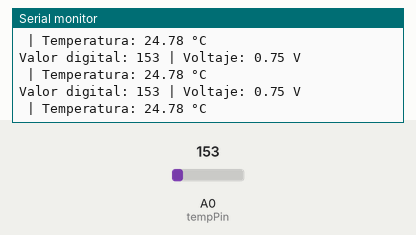
The sketch below on a simulated Arduino Uno, built with avr-gcc and run on an emulated ATmega328P. On the bench: the last lines printed to the serial monitor. The test bench sets the inputs (shaded band); at power-on: A0 (tempPin) = 153.

Above: at 1.3 s.
1.4 s: A0 (tempPin) set to 165
At 1.83 s:
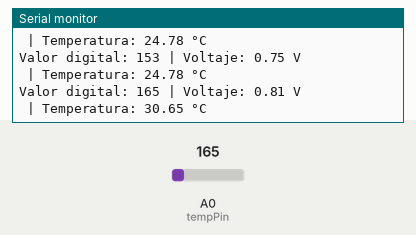
2.9 s: A0 (tempPin) set to 175
At 3.33 s:
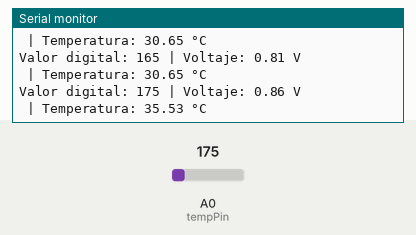
Timing chart, 0 to 5.9 s (numbered marks = the images above; inputs shaded):
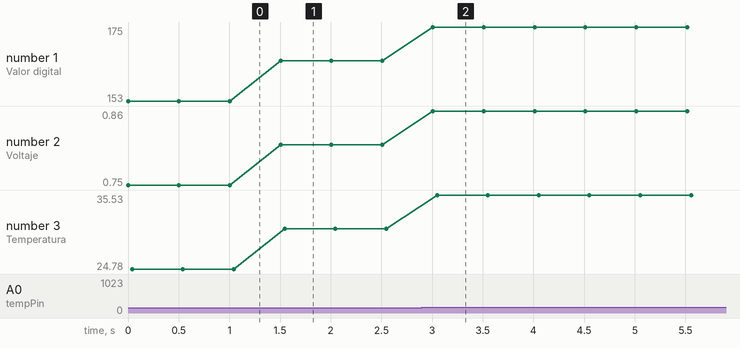

The sketch:

P2_SensorDeTemperatura.ino
```cpp
// Define el pin analógico donde está conectado el TMP36
const int tempPin = A0;

// Variable para almacenar el valor leído del TMP36
int sensorValue = 0;

void setup() {
  // Inicia la comunicación serial a 9600 bps
  Serial.begin(9600);
}

void loop() {
  // Lee el valor del TMP36 (valor entre 0 y 1023)
  sensorValue = analogRead(tempPin);

  // Convierte el valor digital a voltaje (0V a 5V)
  float voltage = sensorValue * (5.0 / 1023.0);

  // Convierte el voltaje a temperatura en Celsius
  float temperatureC = (voltage - 0.5) * 100.0;

  // Imprime el valor digital
  Serial.print("Valor digital: ");
  Serial.print(sensorValue);

  // Imprime el valor de voltaje
  Serial.print(" | Voltaje: ");
  Serial.print(voltage);
  Serial.println(" V");

   // Imprime la temperatura en Celsius
  Serial.print(" | Temperatura: ");
  Serial.print(temperatureC, 2); // 2 decimales para precisión
  Serial.println(" °C");

  // Pausa de 500 milisegundos antes de la siguiente lectura
  delay(500);
}
```

Measured:
- after the input at 1.4 s, the serial monitor: prints a new line after 0.10 s (image 1)
- after the input at 2.9 s, the serial monitor: prints a new line after 0.11 s (image 2)
- plotted number 1: 153 → 165 after the input at 1.4 s, 165 → 175 after the input at 2.9 s
- plotted number 2: 0.75 → 0.81 after the input at 1.4 s, 0.81 → 0.86 after the input at 2.9 s
- plotted number 3: 24.78 → 30.65 after the input at 1.4 s, 30.65 → 35.53 after the input at 2.9 s
